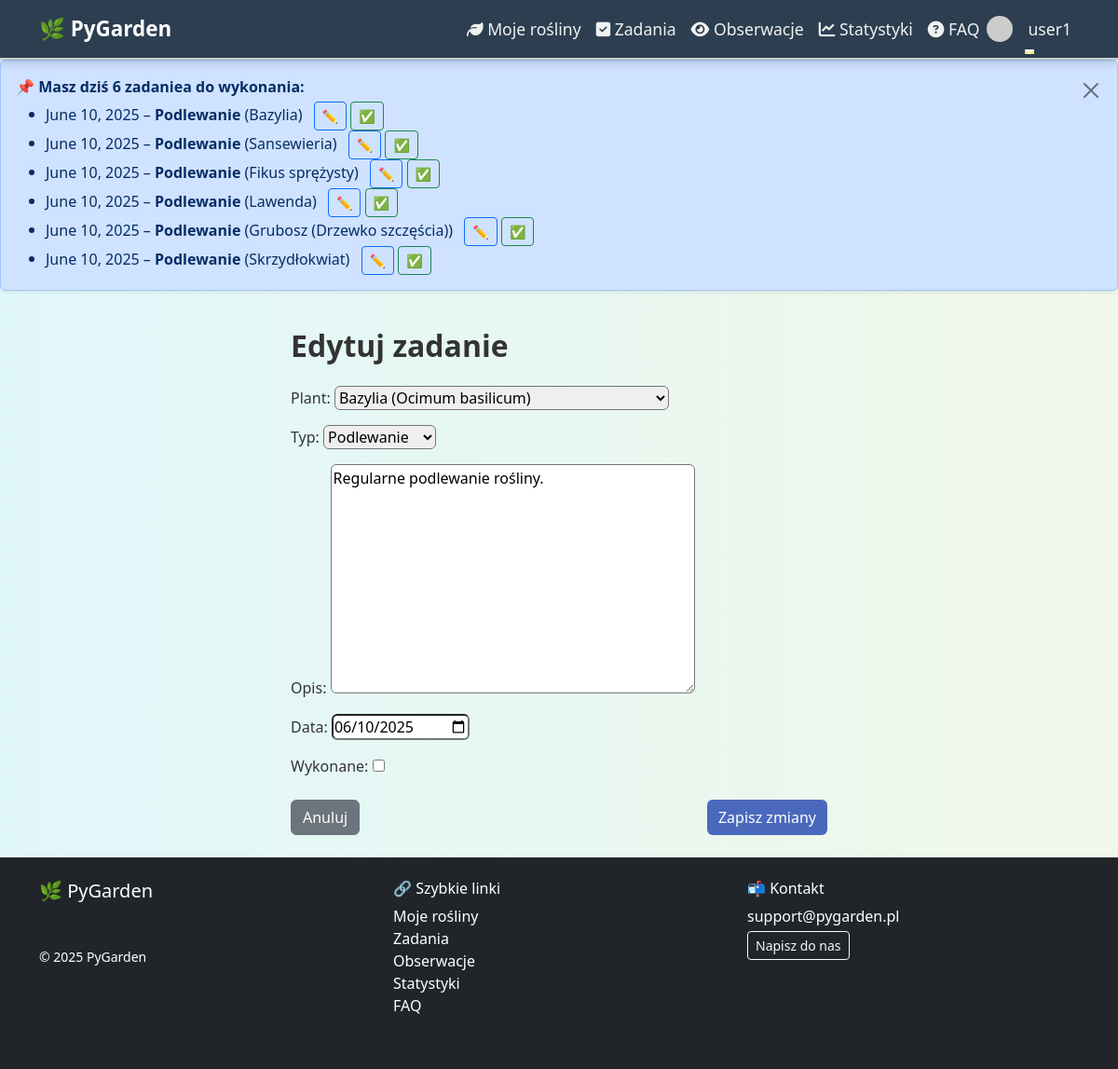
/zadania/244/edytuj/ (signed in), run on the app's committed database.
### apps/scheduler/models.py (models this page shows, shortened)
class Task(models.Model):
    plant = models.ForeignKey(Plant, on_delete=models.CASCADE, related_name='zadania')
    user = models.ForeignKey(User, on_delete=models.CASCADE, related_name='zadania')
    typ = models.ForeignKey(TaskType, on_delete=models.SET_NULL, null=True)
    opis = models.TextField(blank=True, null=True)
    data = models.DateField()
    wykonane = models.BooleanField(default=False)
    class Meta:
        verbose_name = 'Zadanie'
        verbose_name_plural = 'Zadania'
        ordering = ['data']

class TaskType(models.Model):
    nazwa = models.CharField(max_length=100, unique=True)
    def __str__(self):
        return self.nazwa
    class Meta:
        verbose_name = 'Typ zadania'
        verbose_name_plural = 'Typy zadań'

### apps/plants/models.py (models this page shows)
class Plant(models.Model):
    LIGHT_CHOICES = [
        ('low', 'Niskie'),
        ('medium', 'Średnie'),
        ('high', 'Wysokie'),
    ]
    user = models.ForeignKey(User, on_delete=models.CASCADE, related_name='plants')
    nazwa = models.CharField(max_length=255)                   # название растения
    gatunek = models.CharField(max_length=255, blank=True)     # «gatunek» = вид (опционально)
    kategoria = models.ForeignKey(
        Category,
        on_delete=models.SET_NULL,
        null=True,
        blank=True
    )                                                         # категория (связь «многие-ко-многим» упрощена)
    zdjecie = models.ImageField(upload_to='plants/%Y/%m/', blank=True, null=True)
    data_dodania = models.DateField(auto_now_add=True)         # дата добавления (автоматически)
    ostatnie_podlanie = models.DateField(null=True, blank=True)  # дата последнего полива
    interwal_podlania = models.PositiveIntegerField(
        default=7,
        help_text='Interwał (w dniach) między podlaniami'
    )
    interwal_nawozenia = models.PositiveIntegerField(
        default=30,
        help_text='Interwał (w dniach) na nawożenie'
    )
    interwal_przesadzania = models.PositiveIntegerField(
        default=365,
        help_text='Interwał (w dniach) na przesadzanie'
    )
    oswietlenie = models.CharField(
        max_length=10,
        choices=LIGHT_CHOICES,
        default='medium'
    )
    ph_min = models.DecimalField(max_digits=4, decimal_places=2, null=True, blank=True)
    ph_max = models.DecimalField(max_digits=4, decimal_places=2, null=True, blank=True)
    uwagi = models.TextField(blank=True, null=True)            # заметки/комментарии
    def __str__(self):
        return f'{self.nazwa} ({self.gatunek})'
    class Meta:
        verbose_name = 'Roślina'
        verbose_name_plural = 'Rośliny'

### apps/scheduler/views.py (the view)
# urls.py: path('<int:pk>/edytuj/', views.TaskUpdateView.as_view(), name='edit'),
class TaskUpdateView(LoginRequiredMixin, UserPassesTestMixin, UpdateView):
    model = Task
    form_class = TaskForm
    template_name = 'scheduler/task_form.html'
    success_url = reverse_lazy('tasks:list')
    def test_func(self):
        return self.get_object().user == self.request.user

### apps/scheduler/forms.py
class TaskForm(forms.ModelForm):
    class Meta:
        model = Task
        fields = ['plant', 'typ', 'opis', 'data', 'wykonane']
        widgets = {
            'data': forms.DateInput(attrs={'type': 'date'}),
        }

### apps/scheduler/context_processors.py (called while the page is built)
def todays_tasks(request):
    if request.user.is_authenticated:
        tasks_today = Task.objects.filter(
            user=request.user,
            data=date.today(),
            wykonane=False
        ).select_related('typ', 'plant')
    else:
        tasks_today = []
    return {'tasks_today': tasks_today}

### templates/scheduler/task_form.html (shortened to what this page needs)
{% extends 'base.html' %}
{% load static %}
{% block content %}
<div class="container" style="max-width: 600px;">
    <h2 class="fw-bold mb-4">
        {% if object %}Edytuj zadanie{% else %}Dodaj zadanie{% endif %}
    </h2>
    <form method="post">
        {{ form.as_p }}
        <div class="mt-4 d-flex justify-content-between">
            <a href="{% url 'tasks:calendar' %}" class="btn btn-secondary">Anuluj</a>
            <button type="submit" class="btn btn-primary">
                {% if object %}Zapisz zmiany{% else %}Dodaj{% endif %}
            </button>
        </div>
    </form>
</div>
{% endblock %}

### templates/base.html (shortened to what this page needs)
<!DOCTYPE html>
<html lang="pl">
{% load static %}
<head>
  <link href="https://cdn.jsdelivr.net/npm/bootstrap@5.3.0/dist/css/bootstrap.min.css" rel="stylesheet" />
  <link rel="stylesheet" href="https://cdnjs.cloudflare.com/ajax/libs/font-awesome/6.5.0/css/all.min.css" />
  <link rel="stylesheet" href="{% static 'css/style.css' %}" />
  <link href="https://cdn.jsdelivr.net/npm/fullcalendar@6.1.10/index.global.min.css" rel="stylesheet">
</head>
<body class="d-flex flex-column min-vh-100">
<nav class="navbar navbar-expand-lg navbar-animate sticky-top">
  <div class="container" style="overflow: visible;">
    <a class="navbar-brand" href="{% url 'plants:list' %}">🌿 PyGarden</a>
    <div class="collapse navbar-collapse" id="navbarNav">
      <ul class="navbar-nav ms-auto">
        {% if user.is_authenticated %}
          <li class="nav-item"><a class="nav-link" href="{% url 'plants:list' %}"><i class="fa fa-leaf"></i> Moje rośliny</a></li>
          <li class="nav-item"><a class="nav-link" href="{% url 'tasks:calendar' %}"><i class="fa fa-check-square"></i> Zadania</a></li>
          <li class="nav-item"><a class="nav-link" href="{% url 'observations:list' %}"><i class="fa fa-eye"></i> Obserwacje</a></li>
          <li class="nav-item"><a class="nav-link" href="{% url 'analytics:statistics' %}"><i class="fa fa-chart-line"></i> Statystyki</a></li>
          <li class="nav-item"><a class="nav-link" href="{% url 'faq' %}"><i class="fa fa-question-circle"></i> FAQ</a></li>
          <li class="nav-item dropdown d-flex align-items-center gap-2">
            <img src="https://www.gravatar.com/avatar/?s=28&d=identicon" class="rounded-circle" style="width: 28px; height: 28px;" alt="avatar">
            <a class="nav-link dropdown-toggle" href="#" id="userDropdown" data-bs-toggle="dropdown">{{ user.username }}</a>
          </li>
        {% else %}
          <li class="nav-item"><a class="nav-link" href="{% url 'accounts:login' %}">Zaloguj się</a></li>
          <li class="nav-item"><a class="nav-link" href="{% url 'accounts:register' %}">Rejestracja</a></li>
        {% endif %}
      </ul>
    </div>
  </div>
</nav>
{% if tasks_today %}
<div class="alert alert-primary d-flex justify-content-between align-items-start fade show shadow-sm" role="alert" id="task-alert" style="animation: fade-in 0.5s ease-out;">
  <div>
    <strong>📌 Masz dziś {{ tasks_today|length }} zadanie{{ tasks_today|length|pluralize:"e,a" }} do wykonania:</strong>
    <ul class="mb-0 mt-1">
      {% for task in tasks_today %}
        <li>
          {{ task.data }} – <strong>{{ task.typ.nazwa }}</strong> ({{ task.plant.nazwa }})
          <a href="{% url 'tasks:edit' task.pk %}" class="btn btn-sm btn-outline-primary ms-2">✏️</a>
          {% if not task.wykonane %}
            <a href="{% url 'tasks:mark_done' task.pk %}" class="btn btn-sm btn-outline-success">✅</a>
          {% endif %}
        </li>
      {% endfor %}
    </ul>
  </div>
  <button type="button" class="btn-close ms-3 mt-1" data-bs-dismiss="alert" aria-label="Close"></button>
</div>
{% endif %}
<div class="container py-4 flex-grow-1">
  {% block content %}{% endblock %}
</div>
<footer class="bg-dark text-white mt-auto py-4">
  <div class="container">
    <div class="row">
      <div class="col-md-4 mb-3">
        <h5>🌿 PyGarden</h5>
        <p class="text-muted">Twoje centrum opieki nad roślinami</p>
        <p class="small">&copy; 2025 PyGarden</p>
      </div>
      <div class="col-md-4 mb-3">
        <h6>🔗 Szybkie linki</h6>
        <ul class="list-unstyled">
          <li><a href="{% url 'plants:list' %}" class="text-white text-decoration-none">Moje rośliny</a></li>
          <li><a href="{% url 'tasks:calendar' %}" class="text-white text-decoration-none">Zadania</a></li>
          <li><a href="{% url 'observations:list' %}" class="text-white text-decoration-none">Obserwacje</a></li>
          <li><a href="{% url 'analytics:statistics' %}" class="text-white text-decoration-none">Statystyki</a></li>
          <li><a href="{% url 'faq' %}" class="text-white text-decoration-none">FAQ</a></li>
        </ul>
      </div>
      <div class="col-md-4 mb-3">
        <h6>📬 Kontakt</h6>
        <p class="mb-1">support@pygarden.pl</p>
        <a href="mailto:support@pygarden.pl" class="btn btn-outline-light btn-sm">Napisz do nas</a>
      </div>
    </div>
  </div>
</footer>
</body>
</html>

### static/css/style.css (style rules this page uses)
body { background: linear-gradient(to right, #e0f7fa, #f1f8e9); font-family: 'Segoe UI', sans-serif; color: #333; transition: background-color 0.3s ease, color 0.3s ease; }
h2 { font-weight: 600; }
.btn-primary { background-color: #4a69bd; border: none; }
input, select, textarea { border-radius: 6px !important; }
.navbar { background-color: #2c3e50 !important; box-shadow: 0 2px 10px rgba(0, 0, 0, 0.2); border-bottom: 2px solid #ccc; transition: all 0.4s ease; z-index: 1000; position: relative; }
.navbar-animate { transform: translateY(-100%); opacity: 0; animation: navbarDropIn 0.7s ease-out forwards; }
.navbar .nav-link { color: #f1f1f1 !important; font-weight: 500; font-size: 1.1rem; padding: 0.6rem 1rem; transition: all 0.3s ease; position: relative; }
.navbar .nav-link::after { content: ''; display: block; width: 0; height: 2px; background: #ffe66d; transition: width 0.3s; position: absolute; bottom: -4px; left: 0; }
.navbar .navbar-brand { font-size: 1.4rem; font-weight: bold; color: #ffffff !important; transition: all 0.3s ease; }

### data on the page
Task: data "June 10, 2025", typ.nazwa "Podlewanie", plant.nazwa "Bazylia", plant "Bazylia (Ocimum basilicum)", typ "Podlewanie", opis "Regularne podlewanie rośliny.", data "06/10/2025"
Task: data "June 10, 2025", typ.nazwa "Podlewanie", plant.nazwa "Sansewieria"
Task: data "June 10, 2025", typ.nazwa "Podlewanie", plant.nazwa "Fikus sprężysty"
Task: data "June 10, 2025", typ.nazwa "Podlewanie", plant.nazwa "Lawenda"
Task: data "June 10, 2025", typ.nazwa "Podlewanie", plant.nazwa "Grubosz (Drzewko szczęścia)"
Task: data "June 10, 2025", typ.nazwa "Podlewanie", plant.nazwa "Skrzydłokwiat"

### other printed values
{{ user.username }} "user1"
{{ tasks_today|length }} "6"
